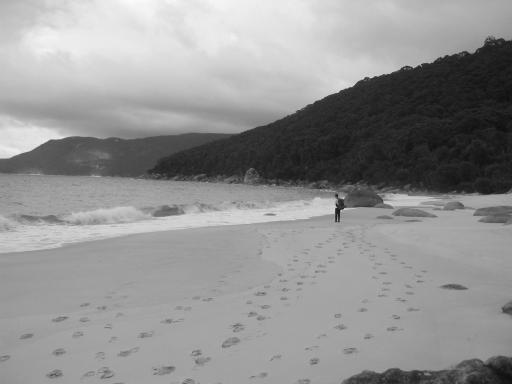
%> input picture Computer Vision/Lab 3/left.jpg, 512 x 384 px
$ octave Lab3_4.m   (GNU Octave 9; MATLAB toolbox functions it lacks are replaced by stand-ins)
%> lines starting %> are read from the running program, lines starting %| are printed output that depends on the picture
clc
close all

LeftImage=imread('left.jpg');
%> LeftImage is the input picture: size 384x512 uint8; min 12, max 251, mean 146
RightImage=imread('right.jpg');
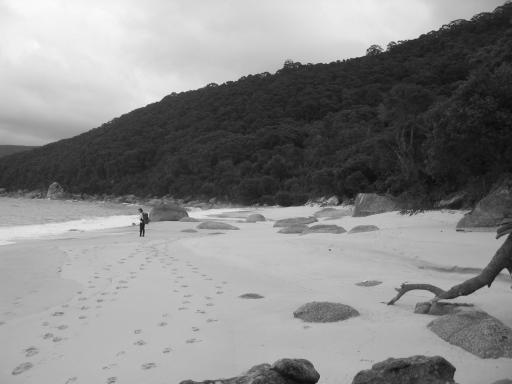
%> input picture Computer Vision/Lab 3/right.jpg, 512 x 384 px
%> RightImage is the input picture: size 384x512 uint8; min 9, max 250, mean 135.9

%Create Large Image
FinalImage=uint8(zeros(384,1024));
FinalImage(1:384,1:512)=LeftImage;
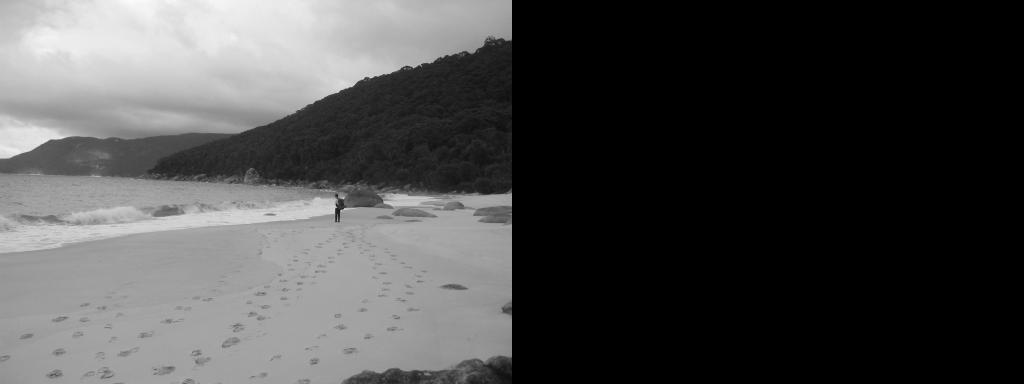
%> FinalImage: size 384x1024 uint8; min 0, max 251, mean 73
H=[1.6010 -0.0300 -317.9341; 0.1279 1.5325 -22.5847; 0.0007 0 1.2865];

for x=513:1024
    for y=1:384
        RightCoord=H*[x;y;1];
        RightCoord(1:2)=RightCoord(1:2)/RightCoord(3);

        if RightCoord(1)<=512 && RightCoord(1)>=1 && RightCoord(2)<=384 && RightCoord(2)>=1
            CurrentPixelX=RightCoord(1);
            CurrentPixelY=RightCoord(2);
            LeftU=RightImage(floor(CurrentPixelY),floor(CurrentPixelX));
            RightU=RightImage(floor(CurrentPixelY),ceil(CurrentPixelX));
            LeftL=RightImage(ceil(CurrentPixelY),floor(CurrentPixelX));
            RightL=RightImage(ceil(CurrentPixelY),ceil(CurrentPixelX));

            Intensity=BiInt(CurrentPixelX,CurrentPixelY,LeftU,RightU,LeftL,RightL);
            FinalImage(y,x)=uint8(Intensity);
        end
    end
end
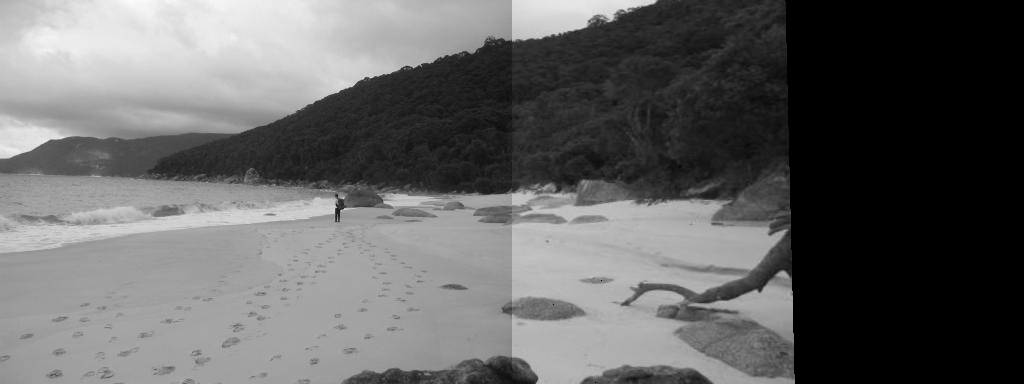
%> FinalImage: size 384x1024 uint8; min 0, max 251, mean 99.9
%> after the loop, CurrentPixelX = 511.9; CurrentPixelY = 362.2; Intensity = 141; LeftL = 141; LeftU = 142; RightCoord = [653.9; 347.9; 2]; RightL = 141; RightU = 142

imshow(FinalImage)
